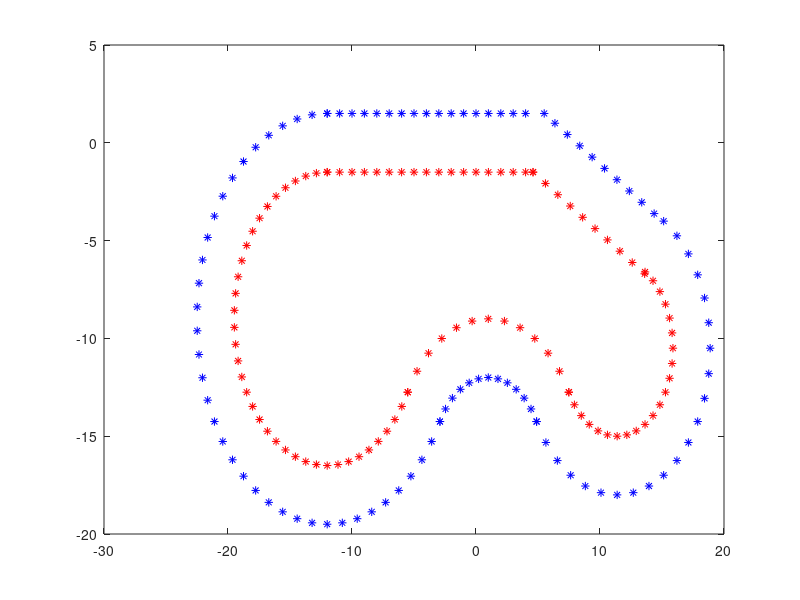

Reproduce this figure in MATLAB. (Note: this script raises an error after producing the figure.)
clc;clf;
d = 3 ;
%%%%%%外环%%%%%%
% 直道
x1 = -12:1:4;
y1 = d/2;
plot(x1,y1,'b*'),hold on
plot(5.5,d/2,'b*'),hold on
% 大环
t1 = pi/2:pi/27:11*pi/6; 
x2 = -12+10.5*cos(t1);
y2 = -10.5+d/2+10.5*sin(t1);
plot(x2,y2,'b*'),hold on
% 小环
t2 = pi/6:pi/18:5*pi/6;
x3 = -12+15*cos(pi/6)+4.5*cos(t2);
y3 = -18+d/2+4.5*sin(t2);
plot(x3,y3,'b*'),hold on 
% 斜道
x4 = (5.5+cos(pi/6)):(5.5+11*cos(pi/6));
y4 = -tan(pi/6)*x4+d/2+5.5*tan(pi/6);
plot(x4,y4,'b*'),hold on
%  中环
t3 = 7*pi/6:pi/18:7*pi/3;
x5 = -12+15*cos(pi/6)+12*cos(pi/6)+7.5*cos(t3);
y5 = -18+12*sin(pi/6)+d/2+7.5*sin(t3);
plot(x5,y5,'b*'),hold on
%%%%%%内环%%%%%%
% 直道
x1 = -12:1:4;
y1 = -d/2;
plot(x1,y1,'r*'),hold on
plot(4.6,-d/2,'r*'),hold on
% 大环
t1 = pi/2:pi/27:11*pi/6; 
x2 = -12+(10.5-d)*cos(t1);
y2 = -10.5+d/2+(10.5-d)*sin(t1);
plot(x2,y2,'r*'),hold on
% 小环
t2 = pi/6:pi/18:5*pi/6;
x3 = -12+15*cos(pi/6)+(4.5+d)*cos(t2);
y3 = -18+d/2+(4.5+d)*sin(t2);
plot(x3,y3,'r*'),hold on 
% 斜道
x4 = 4.6:13.63;
y4 = -tan(pi/6)*x4-d/2+4.6*tan(pi/6);
plot(x4,y4,'r*'),hold on
%  中环
t3 = 7*pi/6:pi/18:7*pi/3;
x5 = -12+15*cos(pi/6)+12*cos(pi/6)+(7.5-d)*cos(t3);
y5 = -18+12*sin(pi/6)+d/2+(7.5-d)*sin(t3);
plot(x5,y5,'r*'),hold on

h = findobj('Type', 'line'); % 查找所有线对象

% 处理每个子图的XData和YData
for i = 1:numel(h)
    xData{i} = get(h(i), 'XData');
    yData{i} = get(h(i), 'YData');
end

% 将 xData 和 yData 连接成一个矩阵
dataMatrix = cell2mat([xData; yData]);
DataMatrix = dataMatrix.'
% 保存数据到文本文件
% writematrix(dataMatrix, 'xyData.txt', 'Delimiter', '\t');
writematrix(DataMatrix, 'xyData.xls');
